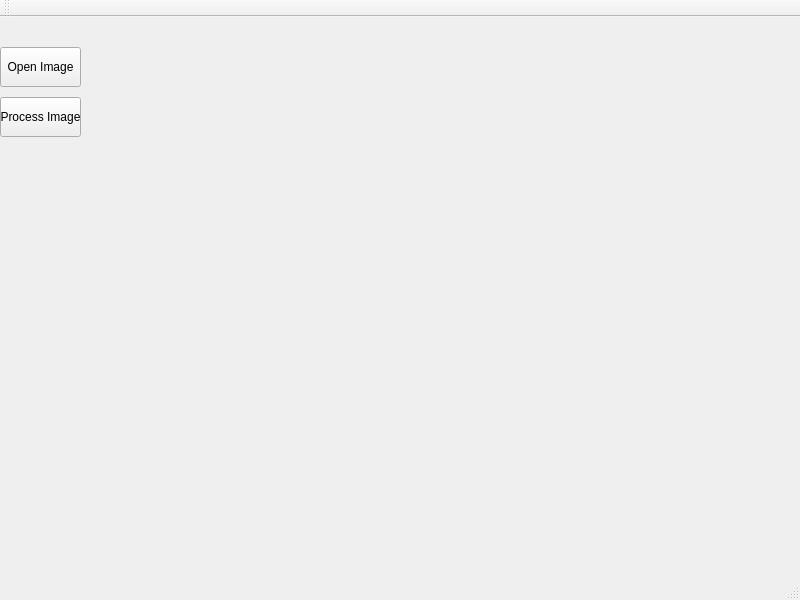
<?xml version="1.0" encoding="UTF-8"?>
<ui version="4.0">
 <class>MainWindow</class>
 <widget class="QMainWindow" name="MainWindow">
  <property name="geometry">
   <rect>
    <x>0</x>
    <y>0</y>
    <width>800</width>
    <height>600</height>
   </rect>
  </property>
  <property name="sizePolicy">
   <sizepolicy hsizetype="Expanding" vsizetype="Expanding">
    <horstretch>0</horstretch>
    <verstretch>0</verstretch>
   </sizepolicy>
  </property>
  <property name="windowTitle">
   <string>OpenCV</string>
  </property>
  <widget class="QWidget" name="centralWidget">
   <widget class="QPushButton" name="pushButton">
    <property name="geometry">
     <rect>
      <x>0</x>
      <y>30</y>
      <width>81</width>
      <height>40</height>
     </rect>
    </property>
    <property name="text">
     <string>Open Image</string>
    </property>
   </widget>
   <widget class="QPushButton" name="pushButton_2">
    <property name="geometry">
     <rect>
      <x>0</x>
      <y>80</y>
      <width>81</width>
      <height>40</height>
     </rect>
    </property>
    <property name="text">
     <string>Process Image</string>
    </property>
   </widget>
   <widget class="QLabel" name="label">
    <property name="geometry">
     <rect>
      <x>100</x>
      <y>10</y>
      <width>341</width>
      <height>491</height>
     </rect>
    </property>
    <property name="sizePolicy">
     <sizepolicy hsizetype="Expanding" vsizetype="Expanding">
      <horstretch>0</horstretch>
      <verstretch>0</verstretch>
     </sizepolicy>
    </property>
    <property name="text">
     <string/>
    </property>
   </widget>
  </widget>
  <widget class="QMenuBar" name="menuBar">
   <property name="geometry">
    <rect>
     <x>0</x>
     <y>0</y>
     <width>800</width>
     <height>21</height>
    </rect>
   </property>
  </widget>
  <widget class="QToolBar" name="mainToolBar">
   <attribute name="toolBarArea">
    <enum>TopToolBarArea</enum>
   </attribute>
   <attribute name="toolBarBreak">
    <bool>false</bool>
   </attribute>
  </widget>
  <widget class="QStatusBar" name="statusBar"/>
 </widget>
 <layoutdefault spacing="6" margin="11"/>
 <resources/>
 <connections/>
</ui>
